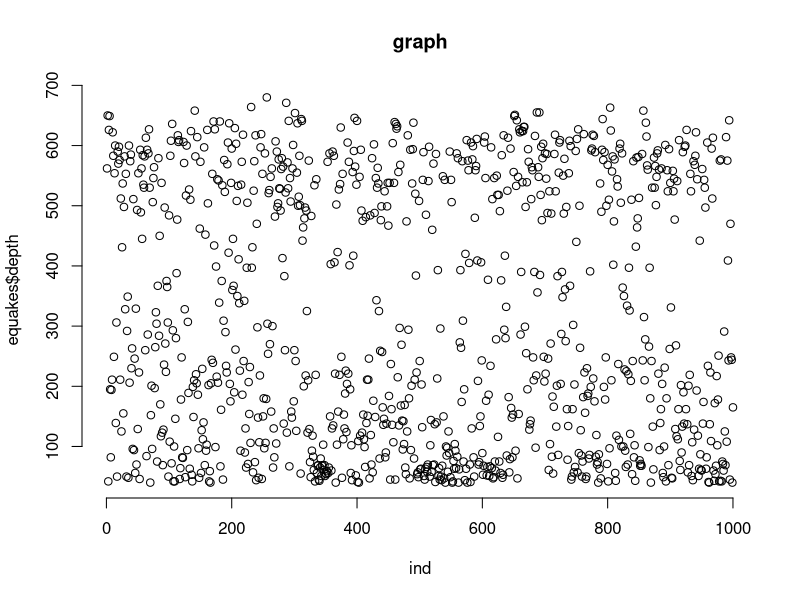
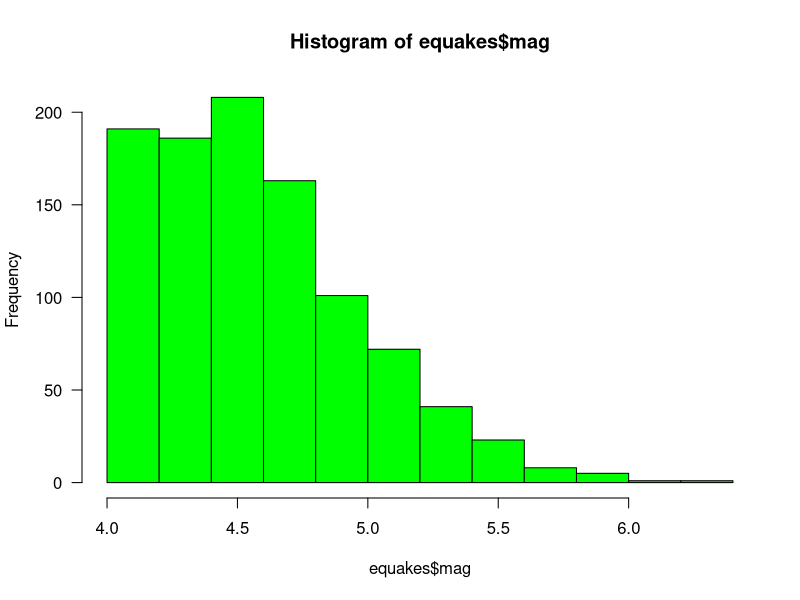
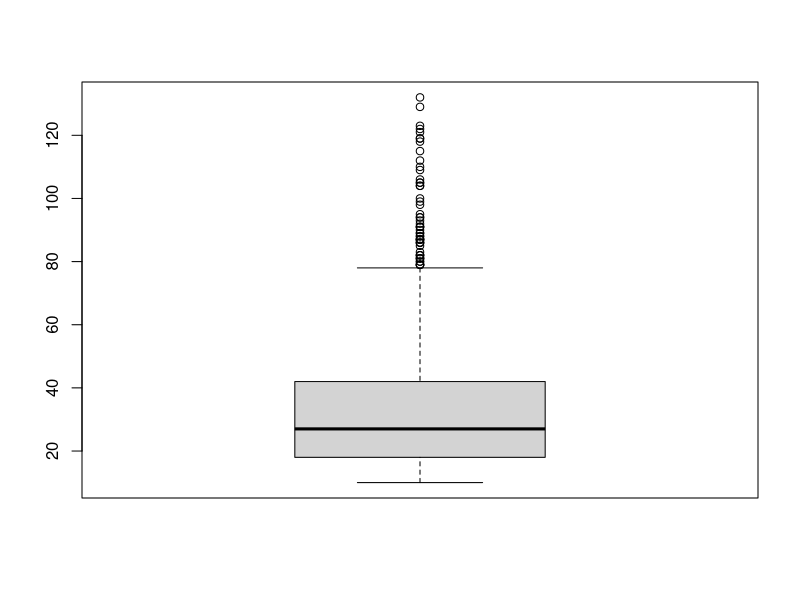

Write the R code that produced these figures, in order.
equakes<-datasets::quakes

summary(equakes)
summary(equakes$long)

head(equakes,7)
tail(equakes,19)

equakes$stations

equakes[2,4]
equakes[c(2,4),c(3,5)]

plot(equakes$depth,xlab='ind',main='graph',bty='n',las=0)

hist(equakes$mag,col='green',bty='n',las=1)

###### measures of variability #########

sd(equakes$stations) # standard deviation
var(equakes$stations)  # variance
range(equakes$stations) # min and max values

#########################################

summary(equakes$stations)
mean(equakes$stations)
median(equakes$stations)
boxplot(equakes$stations)
